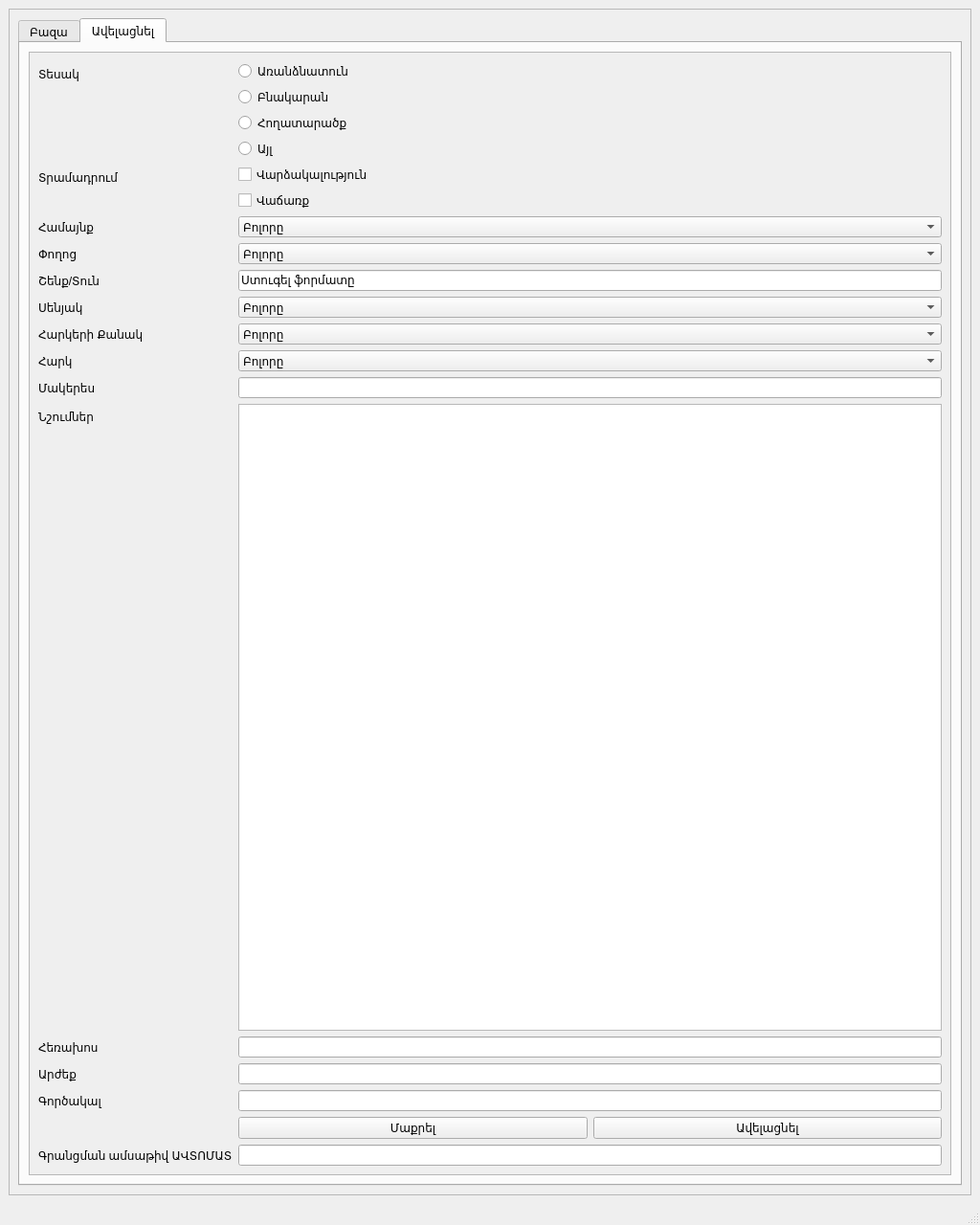
<?xml version="1.0" encoding="UTF-8"?>
<ui version="4.0">
 <class>MainWindow</class>
 <widget class="QMainWindow" name="MainWindow">
  <property name="geometry">
   <rect>
    <x>0</x>
    <y>0</y>
    <width>1024</width>
    <height>1280</height>
   </rect>
  </property>
  <property name="windowTitle">
   <string>MainWindow</string>
  </property>
  <widget class="QWidget" name="centralwidget">
   <layout class="QGridLayout" name="gridLayout">
    <item row="0" column="0">
     <widget class="QScrollArea" name="ScrollAreaMain">
      <property name="widgetResizable">
       <bool>true</bool>
      </property>
      <widget class="QWidget" name="scrollAreaWidgetContents_9">
       <property name="geometry">
        <rect>
         <x>0</x>
         <y>0</y>
         <width>1004</width>
         <height>1213</height>
        </rect>
       </property>
       <layout class="QGridLayout" name="gridLayout_3">
        <item row="0" column="0">
         <widget class="QTabWidget" name="search_base_tab">
          <property name="sizePolicy">
           <sizepolicy hsizetype="Preferred" vsizetype="Expanding">
            <horstretch>0</horstretch>
            <verstretch>0</verstretch>
           </sizepolicy>
          </property>
          <property name="currentIndex">
           <number>1</number>
          </property>
          <widget class="QWidget" name="tab">
           <attribute name="title">
            <string>Բազա</string>
           </attribute>
           <layout class="QHBoxLayout" name="horizontalLayout_2">
            <item>
             <widget class="QScrollArea" name="seacrh_scroll_area">
              <property name="widgetResizable">
               <bool>true</bool>
              </property>
              <widget class="QWidget" name="scrollAreaWidgetContents_8">
               <property name="geometry">
                <rect>
                 <x>0</x>
                 <y>0</y>
                 <width>962</width>
                 <height>1142</height>
                </rect>
               </property>
               <layout class="QGridLayout" name="gridLayout_2">
                <item row="0" column="1">
                 <widget class="QTableView" name="tableView"/>
                </item>
                <item row="0" column="0">
                 <layout class="QFormLayout" name="seacrh_form_layout">
                  <property name="fieldGrowthPolicy">
                   <enum>QFormLayout::AllNonFixedFieldsGrow</enum>
                  </property>
                  <item row="1" column="0">
                   <widget class="QLabel" name="code">
                    <property name="text">
                     <string>Կոդ</string>
                    </property>
                   </widget>
                  </item>
                  <item row="1" column="1">
                   <widget class="QLineEdit" name="code_lineedit_search"/>
                  </item>
                  <item row="2" column="0">
                   <widget class="QLabel" name="type">
                    <property name="text">
                     <string>Տեսակ</string>
                    </property>
                   </widget>
                  </item>
                  <item row="2" column="1">
                   <layout class="QVBoxLayout" name="type_form_layout">
                    <item>
                     <widget class="QCheckBox" name="checkbox_house">
                      <property name="text">
                       <string>Առանձնատուն</string>
                      </property>
                     </widget>
                    </item>
                    <item>
                     <widget class="QCheckBox" name="checkbox_appartment">
                      <property name="text">
                       <string>Բնակարան</string>
                      </property>
                     </widget>
                    </item>
                    <item>
                     <widget class="QCheckBox" name="checkbox_land">
                      <property name="text">
                       <string>Հողատարածք</string>
                      </property>
                     </widget>
                    </item>
                    <item>
                     <widget class="QCheckBox" name="checkbox_other">
                      <property name="text">
                       <string>Այլ</string>
                      </property>
                     </widget>
                    </item>
                   </layout>
                  </item>
                  <item row="3" column="0">
                   <widget class="QLabel" name="provide">
                    <property name="text">
                     <string>Տրամադրում</string>
                    </property>
                   </widget>
                  </item>
                  <item row="3" column="1">
                   <layout class="QVBoxLayout" name="vertical_layout_provide">
                    <item>
                     <widget class="QCheckBox" name="checkbox_rent">
                      <property name="text">
                       <string>Վարձակալություն</string>
                      </property>
                     </widget>
                    </item>
                    <item>
                     <widget class="QCheckBox" name="checkbox_sell">
                      <property name="text">
                       <string>Վաճառք</string>
                      </property>
                     </widget>
                    </item>
                   </layout>
                  </item>
                  <item row="4" column="0">
                   <widget class="QLabel" name="district">
                    <property name="text">
                     <string>Համայնք</string>
                    </property>
                   </widget>
                  </item>
                  <item row="4" column="1">
                   <widget class="QComboBox" name="district_dropdown_select">
                    <item>
                     <property name="text">
                      <string>Բոլորը</string>
                     </property>
                    </item>
                    <item>
                     <property name="text">
                      <string>Ավան</string>
                     </property>
                    </item>
                    <item>
                     <property name="text">
                      <string>Դավթաշեն</string>
                     </property>
                    </item>
                    <item>
                     <property name="text">
                      <string>Արաբկիր</string>
                     </property>
                    </item>
                   </widget>
                  </item>
                  <item row="5" column="0">
                   <widget class="QLabel" name="street">
                    <property name="text">
                     <string>Փողոց</string>
                    </property>
                   </widget>
                  </item>
                  <item row="5" column="1">
                   <widget class="QComboBox" name="street_dropdown_search">
                    <item>
                     <property name="text">
                      <string>Բոլորը</string>
                     </property>
                    </item>
                    <item>
                     <property name="text">
                      <string>Տիգրան Պետրոսյան</string>
                     </property>
                    </item>
                    <item>
                     <property name="text">
                      <string>Արմեն Տիգրանյան</string>
                     </property>
                    </item>
                    <item>
                     <property name="text">
                      <string>Հրաչյա Քոչար</string>
                     </property>
                    </item>
                    <item>
                     <property name="text">
                      <string>Չկա</string>
                     </property>
                    </item>
                   </widget>
                  </item>
                  <item row="6" column="0">
                   <widget class="QLabel" name="home">
                    <property name="text">
                     <string>Շենք/Տուն</string>
                    </property>
                   </widget>
                  </item>
                  <item row="6" column="1">
                   <widget class="QLineEdit" name="format_home_flat_search"/>
                  </item>
                  <item row="7" column="0">
                   <widget class="QLabel" name="room">
                    <property name="text">
                     <string>Սենյակ</string>
                    </property>
                   </widget>
                  </item>
                  <item row="7" column="1">
                   <widget class="QComboBox" name="rooms_dropdown_search">
                    <item>
                     <property name="text">
                      <string>Բոլորը</string>
                     </property>
                    </item>
                    <item>
                     <property name="text">
                      <string>1</string>
                     </property>
                    </item>
                    <item>
                     <property name="text">
                      <string>2</string>
                     </property>
                    </item>
                    <item>
                     <property name="text">
                      <string>3</string>
                     </property>
                    </item>
                    <item>
                     <property name="text">
                      <string>4</string>
                     </property>
                    </item>
                    <item>
                     <property name="text">
                      <string>5</string>
                     </property>
                    </item>
                    <item>
                     <property name="text">
                      <string>8+</string>
                     </property>
                    </item>
                   </widget>
                  </item>
                  <item row="8" column="0">
                   <widget class="QLabel" name="floors_count">
                    <property name="text">
                     <string>Հարկերի Քանակ</string>
                    </property>
                   </widget>
                  </item>
                  <item row="8" column="1">
                   <widget class="QComboBox" name="floors_count_search">
                    <item>
                     <property name="text">
                      <string>Բոլորը</string>
                     </property>
                    </item>
                    <item>
                     <property name="text">
                      <string>1</string>
                     </property>
                    </item>
                    <item>
                     <property name="text">
                      <string>2</string>
                     </property>
                    </item>
                    <item>
                     <property name="text">
                      <string>3</string>
                     </property>
                    </item>
                    <item>
                     <property name="text">
                      <string>4</string>
                     </property>
                    </item>
                    <item>
                     <property name="text">
                      <string>5</string>
                     </property>
                    </item>
                    <item>
                     <property name="text">
                      <string>6</string>
                     </property>
                    </item>
                    <item>
                     <property name="text">
                      <string>7</string>
                     </property>
                    </item>
                    <item>
                     <property name="text">
                      <string>8</string>
                     </property>
                    </item>
                    <item>
                     <property name="text">
                      <string>9</string>
                     </property>
                    </item>
                    <item>
                     <property name="text">
                      <string>10</string>
                     </property>
                    </item>
                    <item>
                     <property name="text">
                      <string>11</string>
                     </property>
                    </item>
                    <item>
                     <property name="text">
                      <string>12</string>
                     </property>
                    </item>
                    <item>
                     <property name="text">
                      <string>13</string>
                     </property>
                    </item>
                    <item>
                     <property name="text">
                      <string>14</string>
                     </property>
                    </item>
                    <item>
                     <property name="text">
                      <string>15</string>
                     </property>
                    </item>
                    <item>
                     <property name="text">
                      <string>16</string>
                     </property>
                    </item>
                    <item>
                     <property name="text">
                      <string>17</string>
                     </property>
                    </item>
                    <item>
                     <property name="text">
                      <string>18</string>
                     </property>
                    </item>
                    <item>
                     <property name="text">
                      <string>19</string>
                     </property>
                    </item>
                    <item>
                     <property name="text">
                      <string>20</string>
                     </property>
                    </item>
                    <item>
                     <property name="text">
                      <string>21</string>
                     </property>
                    </item>
                    <item>
                     <property name="text">
                      <string>22</string>
                     </property>
                    </item>
                    <item>
                     <property name="text">
                      <string>23</string>
                     </property>
                    </item>
                    <item>
                     <property name="text">
                      <string>24</string>
                     </property>
                    </item>
                    <item>
                     <property name="text">
                      <string>25</string>
                     </property>
                    </item>
                   </widget>
                  </item>
                  <item row="9" column="0">
                   <widget class="QLabel" name="floor">
                    <property name="text">
                     <string>Հարկ</string>
                    </property>
                   </widget>
                  </item>
                  <item row="9" column="1">
                   <widget class="QComboBox" name="search_the_floor_dropdown">
                    <item>
                     <property name="text">
                      <string>Բոլորը</string>
                     </property>
                    </item>
                    <item>
                     <property name="text">
                      <string>1</string>
                     </property>
                    </item>
                    <item>
                     <property name="text">
                      <string>2</string>
                     </property>
                    </item>
                    <item>
                     <property name="text">
                      <string>3</string>
                     </property>
                    </item>
                    <item>
                     <property name="text">
                      <string>4</string>
                     </property>
                    </item>
                    <item>
                     <property name="text">
                      <string>5</string>
                     </property>
                    </item>
                    <item>
                     <property name="text">
                      <string>6</string>
                     </property>
                    </item>
                    <item>
                     <property name="text">
                      <string>7</string>
                     </property>
                    </item>
                    <item>
                     <property name="text">
                      <string>8</string>
                     </property>
                    </item>
                    <item>
                     <property name="text">
                      <string>9</string>
                     </property>
                    </item>
                    <item>
                     <property name="text">
                      <string>10</string>
                     </property>
                    </item>
                    <item>
                     <property name="text">
                      <string>11</string>
                     </property>
                    </item>
                    <item>
                     <property name="text">
                      <string>12</string>
                     </property>
                    </item>
                    <item>
                     <property name="text">
                      <string>13</string>
                     </property>
                    </item>
                    <item>
                     <property name="text">
                      <string>14</string>
                     </property>
                    </item>
                    <item>
                     <property name="text">
                      <string>15</string>
                     </property>
                    </item>
                    <item>
                     <property name="text">
                      <string>16</string>
                     </property>
                    </item>
                    <item>
                     <property name="text">
                      <string>17</string>
                     </property>
                    </item>
                    <item>
                     <property name="text">
                      <string>18</string>
                     </property>
                    </item>
                    <item>
                     <property name="text">
                      <string>19</string>
                     </property>
                    </item>
                    <item>
                     <property name="text">
                      <string>20</string>
                     </property>
                    </item>
                    <item>
                     <property name="text">
                      <string>21</string>
                     </property>
                    </item>
                    <item>
                     <property name="text">
                      <string>22</string>
                     </property>
                    </item>
                    <item>
                     <property name="text">
                      <string>23</string>
                     </property>
                    </item>
                    <item>
                     <property name="text">
                      <string>24</string>
                     </property>
                    </item>
                    <item>
                     <property name="text">
                      <string>25</string>
                     </property>
                    </item>
                   </widget>
                  </item>
                  <item row="10" column="0">
                   <widget class="QLabel" name="square">
                    <property name="text">
                     <string>Մակերես</string>
                    </property>
                   </widget>
                  </item>
                  <item row="10" column="1">
                   <layout class="QHBoxLayout" name="horizontal_square_ranges_search">
                    <item>
                     <widget class="QLabel" name="label_2">
                      <property name="text">
                       <string>Սկսած</string>
                      </property>
                     </widget>
                    </item>
                    <item>
                     <widget class="QLineEdit" name="search_square_from"/>
                    </item>
                    <item>
                     <widget class="QLabel" name="label">
                      <property name="text">
                       <string>-</string>
                      </property>
                     </widget>
                    </item>
                    <item>
                     <widget class="QLabel" name="label_3">
                      <property name="text">
                       <string>Վերջացրած</string>
                      </property>
                     </widget>
                    </item>
                    <item>
                     <widget class="QLineEdit" name="search_square_to"/>
                    </item>
                   </layout>
                  </item>
                  <item row="11" column="0">
                   <widget class="QLabel" name="price">
                    <property name="text">
                     <string>Արժեք</string>
                    </property>
                   </widget>
                  </item>
                  <item row="11" column="1">
                   <layout class="QHBoxLayout" name="horizontal_layout_search_prices">
                    <item>
                     <widget class="QLabel" name="label_4">
                      <property name="text">
                       <string>Սկսած</string>
                      </property>
                     </widget>
                    </item>
                    <item>
                     <widget class="QLineEdit" name="price_from"/>
                    </item>
                    <item>
                     <widget class="QLabel" name="label_5">
                      <property name="text">
                       <string>֊</string>
                      </property>
                     </widget>
                    </item>
                    <item>
                     <widget class="QLabel" name="label_6">
                      <property name="text">
                       <string>Վերջացրած</string>
                      </property>
                     </widget>
                    </item>
                    <item>
                     <widget class="QLineEdit" name="price_to"/>
                    </item>
                   </layout>
                  </item>
                  <item row="12" column="0">
                   <widget class="QLabel" name="gorcakal">
                    <property name="text">
                     <string>Գործակալ</string>
                    </property>
                   </widget>
                  </item>
                  <item row="12" column="1">
                   <widget class="QLineEdit" name="user_name_of_worker_search"/>
                  </item>
                  <item row="13" column="1">
                   <layout class="QHBoxLayout" name="search_horizontal_layout_for_buttons">
                    <item>
                     <widget class="QPushButton" name="button_clear">
                      <property name="text">
                       <string>Մաքրել</string>
                      </property>
                     </widget>
                    </item>
                    <item>
                     <widget class="QPushButton" name="button_find">
                      <property name="text">
                       <string>Փնտրել</string>
                      </property>
                     </widget>
                    </item>
                   </layout>
                  </item>
                  <item row="0" column="0">
                   <widget class="QLabel" name="date">
                    <property name="text">
                     <string>Ամսաթիվ</string>
                    </property>
                   </widget>
                  </item>
                  <item row="0" column="1">
                   <layout class="QHBoxLayout" name="horizontal_layout_date">
                    <item>
                     <widget class="QLabel" name="label_13">
                      <property name="text">
                       <string>Սկսած</string>
                      </property>
                     </widget>
                    </item>
                    <item>
                     <widget class="QDateEdit" name="date_from"/>
                    </item>
                    <item>
                     <widget class="QLabel" name="label_14">
                      <property name="text">
                       <string>Վերջացրած</string>
                      </property>
                     </widget>
                    </item>
                    <item>
                     <widget class="QDateEdit" name="date_to"/>
                    </item>
                   </layout>
                  </item>
                  <item row="13" column="0">
                   <widget class="QLabel" name="find">
                    <property name="text">
                     <string/>
                    </property>
                   </widget>
                  </item>
                 </layout>
                </item>
               </layout>
              </widget>
             </widget>
            </item>
           </layout>
          </widget>
          <widget class="QWidget" name="tab_2">
           <attribute name="title">
            <string>Ավելացնել</string>
           </attribute>
           <layout class="QGridLayout" name="gridLayout_4">
            <item row="0" column="0">
             <widget class="QScrollArea" name="scroll_area_add">
              <property name="widgetResizable">
               <bool>true</bool>
              </property>
              <widget class="QWidget" name="scrollAreaWidgetContents_7">
               <property name="geometry">
                <rect>
                 <x>0</x>
                 <y>0</y>
                 <width>962</width>
                 <height>1142</height>
                </rect>
               </property>
               <layout class="QGridLayout" name="gridLayout_5">
                <item row="0" column="0">
                 <layout class="QFormLayout" name="formLayout_add">
                  <property name="fieldGrowthPolicy">
                   <enum>QFormLayout::AllNonFixedFieldsGrow</enum>
                  </property>
                  <item row="0" column="0">
                   <widget class="QLabel" name="type_add">
                    <property name="text">
                     <string>Տեսակ</string>
                    </property>
                   </widget>
                  </item>
                  <item row="0" column="1">
                   <layout class="QVBoxLayout" name="vertical_layout_type">
                    <item>
                     <widget class="QRadioButton" name="radio_button_house">
                      <property name="text">
                       <string>Առանձնատուն</string>
                      </property>
                     </widget>
                    </item>
                    <item>
                     <widget class="QRadioButton" name="radioButton_appartament">
                      <property name="text">
                       <string>Բնակարան</string>
                      </property>
                     </widget>
                    </item>
                    <item>
                     <widget class="QRadioButton" name="radio_button_land">
                      <property name="text">
                       <string>Հողատարածք</string>
                      </property>
                     </widget>
                    </item>
                    <item>
                     <widget class="QRadioButton" name="radioButton_other">
                      <property name="text">
                       <string>Այլ</string>
                      </property>
                     </widget>
                    </item>
                   </layout>
                  </item>
                  <item row="1" column="0">
                   <widget class="QLabel" name="provide_add">
                    <property name="text">
                     <string>Տրամադրում</string>
                    </property>
                   </widget>
                  </item>
                  <item row="1" column="1">
                   <layout class="QVBoxLayout" name="verticalLayout_provide">
                    <item>
                     <widget class="QCheckBox" name="checkBox_rent">
                      <property name="text">
                       <string>Վարձակալություն</string>
                      </property>
                     </widget>
                    </item>
                    <item>
                     <widget class="QCheckBox" name="checkBox_sell">
                      <property name="text">
                       <string>Վաճառք</string>
                      </property>
                     </widget>
                    </item>
                   </layout>
                  </item>
                  <item row="2" column="0">
                   <widget class="QLabel" name="district_add">
                    <property name="text">
                     <string>Համայնք</string>
                    </property>
                   </widget>
                  </item>
                  <item row="2" column="1">
                   <widget class="QComboBox" name="dropdown_add_district">
                    <item>
                     <property name="text">
                      <string>Բոլորը</string>
                     </property>
                    </item>
                    <item>
                     <property name="text">
                      <string>Ավան</string>
                     </property>
                    </item>
                    <item>
                     <property name="text">
                      <string>Դավթաշեն</string>
                     </property>
                    </item>
                    <item>
                     <property name="text">
                      <string>Արաբկիր</string>
                     </property>
                    </item>
                   </widget>
                  </item>
                  <item row="3" column="0">
                   <widget class="QLabel" name="street_add">
                    <property name="text">
                     <string>Փողոց</string>
                    </property>
                   </widget>
                  </item>
                  <item row="3" column="1">
                   <widget class="QComboBox" name="dropdown_add_street">
                    <item>
                     <property name="text">
                      <string>Բոլորը</string>
                     </property>
                    </item>
                    <item>
                     <property name="text">
                      <string>Տիգրան Պետրոսյան</string>
                     </property>
                    </item>
                    <item>
                     <property name="text">
                      <string>Արմեն Տիգրանյան</string>
                     </property>
                    </item>
                    <item>
                     <property name="text">
                      <string>Հրաչյա Քոչար</string>
                     </property>
                    </item>
                    <item>
                     <property name="text">
                      <string>Չկա</string>
                     </property>
                    </item>
                   </widget>
                  </item>
                  <item row="4" column="0">
                   <widget class="QLabel" name="home_add">
                    <property name="text">
                     <string>Շենք/Տուն</string>
                    </property>
                   </widget>
                  </item>
                  <item row="4" column="1">
                   <widget class="QLineEdit" name="add_format_of_property">
                    <property name="text">
                     <string>Ստուգել ֆորմատը</string>
                    </property>
                   </widget>
                  </item>
                  <item row="5" column="0">
                   <widget class="QLabel" name="rooms_add">
                    <property name="text">
                     <string>Սենյակ</string>
                    </property>
                   </widget>
                  </item>
                  <item row="5" column="1">
                   <widget class="QComboBox" name="dropdown_add_rooms">
                    <item>
                     <property name="text">
                      <string>Բոլորը</string>
                     </property>
                    </item>
                    <item>
                     <property name="text">
                      <string>1</string>
                     </property>
                    </item>
                    <item>
                     <property name="text">
                      <string>2</string>
                     </property>
                    </item>
                    <item>
                     <property name="text">
                      <string>3</string>
                     </property>
                    </item>
                    <item>
                     <property name="text">
                      <string>4</string>
                     </property>
                    </item>
                    <item>
                     <property name="text">
                      <string>5</string>
                     </property>
                    </item>
                    <item>
                     <property name="text">
                      <string>8+</string>
                     </property>
                    </item>
                   </widget>
                  </item>
                  <item row="6" column="0">
                   <widget class="QLabel" name="floors_count_2">
                    <property name="text">
                     <string>Հարկերի Քանակ</string>
                    </property>
                   </widget>
                  </item>
                  <item row="6" column="1">
                   <widget class="QComboBox" name="dropdown_add_floors_count">
                    <item>
                     <property name="text">
                      <string>Բոլորը</string>
                     </property>
                    </item>
                    <item>
                     <property name="text">
                      <string>1</string>
                     </property>
                    </item>
                    <item>
                     <property name="text">
                      <string>2</string>
                     </property>
                    </item>
                    <item>
                     <property name="text">
                      <string>3</string>
                     </property>
                    </item>
                    <item>
                     <property name="text">
                      <string>4</string>
                     </property>
                    </item>
                    <item>
                     <property name="text">
                      <string>5</string>
                     </property>
                    </item>
                    <item>
                     <property name="text">
                      <string>6</string>
                     </property>
                    </item>
                    <item>
                     <property name="text">
                      <string>7</string>
                     </property>
                    </item>
                    <item>
                     <property name="text">
                      <string>8</string>
                     </property>
                    </item>
                    <item>
                     <property name="text">
                      <string>9</string>
                     </property>
                    </item>
                    <item>
                     <property name="text">
                      <string>10</string>
                     </property>
                    </item>
                    <item>
                     <property name="text">
                      <string>11</string>
                     </property>
                    </item>
                    <item>
                     <property name="text">
                      <string>12</string>
                     </property>
                    </item>
                    <item>
                     <property name="text">
                      <string>13</string>
                     </property>
                    </item>
                    <item>
                     <property name="text">
                      <string>14</string>
                     </property>
                    </item>
                    <item>
                     <property name="text">
                      <string>15</string>
                     </property>
                    </item>
                    <item>
                     <property name="text">
                      <string>16</string>
                     </property>
                    </item>
                    <item>
                     <property name="text">
                      <string>17</string>
                     </property>
                    </item>
                    <item>
                     <property name="text">
                      <string>18</string>
                     </property>
                    </item>
                    <item>
                     <property name="text">
                      <string>19</string>
                     </property>
                    </item>
                    <item>
                     <property name="text">
                      <string>20</string>
                     </property>
                    </item>
                    <item>
                     <property name="text">
                      <string>21</string>
                     </property>
                    </item>
                    <item>
                     <property name="text">
                      <string>22</string>
                     </property>
                    </item>
                    <item>
                     <property name="text">
                      <string>23</string>
                     </property>
                    </item>
                    <item>
                     <property name="text">
                      <string>24</string>
                     </property>
                    </item>
                    <item>
                     <property name="text">
                      <string>25</string>
                     </property>
                    </item>
                   </widget>
                  </item>
                  <item row="7" column="0">
                   <widget class="QLabel" name="floors">
                    <property name="text">
                     <string>Հարկ</string>
                    </property>
                   </widget>
                  </item>
                  <item row="7" column="1">
                   <widget class="QComboBox" name="dropdown_add_thefloor">
                    <item>
                     <property name="text">
                      <string>Բոլորը</string>
                     </property>
                    </item>
                    <item>
                     <property name="text">
                      <string>1</string>
                     </property>
                    </item>
                    <item>
                     <property name="text">
                      <string>2</string>
                     </property>
                    </item>
                    <item>
                     <property name="text">
                      <string>3</string>
                     </property>
                    </item>
                    <item>
                     <property name="text">
                      <string>4</string>
                     </property>
                    </item>
                    <item>
                     <property name="text">
                      <string>5</string>
                     </property>
                    </item>
                    <item>
                     <property name="text">
                      <string>6</string>
                     </property>
                    </item>
                    <item>
                     <property name="text">
                      <string>7</string>
                     </property>
                    </item>
                    <item>
                     <property name="text">
                      <string>8</string>
                     </property>
                    </item>
                    <item>
                     <property name="text">
                      <string>9</string>
                     </property>
                    </item>
                    <item>
                     <property name="text">
                      <string>10</string>
                     </property>
                    </item>
                    <item>
                     <property name="text">
                      <string>11</string>
                     </property>
                    </item>
                    <item>
                     <property name="text">
                      <string>12</string>
                     </property>
                    </item>
                    <item>
                     <property name="text">
                      <string>13</string>
                     </property>
                    </item>
                    <item>
                     <property name="text">
                      <string>14</string>
                     </property>
                    </item>
                    <item>
                     <property name="text">
                      <string>15</string>
                     </property>
                    </item>
                    <item>
                     <property name="text">
                      <string>16</string>
                     </property>
                    </item>
                    <item>
                     <property name="text">
                      <string>17</string>
                     </property>
                    </item>
                    <item>
                     <property name="text">
                      <string>18</string>
                     </property>
                    </item>
                    <item>
                     <property name="text">
                      <string>19</string>
                     </property>
                    </item>
                    <item>
                     <property name="text">
                      <string>20</string>
                     </property>
                    </item>
                    <item>
                     <property name="text">
                      <string>21</string>
                     </property>
                    </item>
                    <item>
                     <property name="text">
                      <string>22</string>
                     </property>
                    </item>
                    <item>
                     <property name="text">
                      <string>23</string>
                     </property>
                    </item>
                    <item>
                     <property name="text">
                      <string>24</string>
                     </property>
                    </item>
                    <item>
                     <property name="text">
                      <string>25</string>
                     </property>
                    </item>
                   </widget>
                  </item>
                  <item row="8" column="0">
                   <widget class="QLabel" name="square_add">
                    <property name="text">
                     <string>Մակերես</string>
                    </property>
                   </widget>
                  </item>
                  <item row="8" column="1">
                   <widget class="QLineEdit" name="lineEdit_add_square"/>
                  </item>
                  <item row="11" column="0">
                   <widget class="QLabel" name="price_add">
                    <property name="text">
                     <string>Արժեք</string>
                    </property>
                   </widget>
                  </item>
                  <item row="11" column="1">
                   <widget class="QLineEdit" name="lineEdit_add_price"/>
                  </item>
                  <item row="12" column="0">
                   <widget class="QLabel" name="label_gorcakal">
                    <property name="text">
                     <string>Գործակալ</string>
                    </property>
                   </widget>
                  </item>
                  <item row="12" column="1">
                   <widget class="QLineEdit" name="user_name_worker_add">
                    <property name="text">
                     <string/>
                    </property>
                   </widget>
                  </item>
                  <item row="13" column="0">
                   <widget class="QLabel" name="find_add">
                    <property name="text">
                     <string/>
                    </property>
                   </widget>
                  </item>
                  <item row="13" column="1">
                   <layout class="QHBoxLayout" name="horizontal_buttons_add">
                    <item>
                     <widget class="QPushButton" name="clear_button_adding">
                      <property name="text">
                       <string>Մաքրել</string>
                      </property>
                     </widget>
                    </item>
                    <item>
                     <widget class="QPushButton" name="add_button">
                      <property name="text">
                       <string>Ավելացնել</string>
                      </property>
                     </widget>
                    </item>
                   </layout>
                  </item>
                  <item row="9" column="0">
                   <widget class="QLabel" name="comment">
                    <property name="text">
                     <string>Նշումներ</string>
                    </property>
                   </widget>
                  </item>
                  <item row="9" column="1">
                   <widget class="QTextEdit" name="textEdit_comment"/>
                  </item>
                  <item row="10" column="0">
                   <widget class="QLabel" name="phonenumber_add">
                    <property name="text">
                     <string>Հեռախոս </string>
                    </property>
                   </widget>
                  </item>
                  <item row="10" column="1">
                   <widget class="QLineEdit" name="lineEdit_add_number">
                    <property name="text">
                     <string/>
                    </property>
                   </widget>
                  </item>
                  <item row="14" column="0">
                   <widget class="QLabel" name="Label">
                    <property name="text">
                     <string>Գրանցման ամսաթիվ ԱՎՏՈՄԱՏ</string>
                    </property>
                   </widget>
                  </item>
                  <item row="14" column="1">
                   <widget class="QLineEdit" name="automate_linedit"/>
                  </item>
                 </layout>
                </item>
               </layout>
              </widget>
             </widget>
            </item>
           </layout>
          </widget>
         </widget>
        </item>
       </layout>
      </widget>
     </widget>
    </item>
   </layout>
  </widget>
  <widget class="QMenuBar" name="menubar">
   <property name="geometry">
    <rect>
     <x>0</x>
     <y>0</y>
     <width>1024</width>
     <height>25</height>
    </rect>
   </property>
  </widget>
  <widget class="QStatusBar" name="statusbar"/>
 </widget>
 <resources/>
 <connections>
  <connection>
   <sender>clear_button_adding</sender>
   <signal>clicked()</signal>
   <receiver>textEdit_comment</receiver>
   <slot>clear()</slot>
   <hints>
    <hint type="sourcelabel">
     <x>439</x>
     <y>822</y>
    </hint>
    <hint type="destinationlabel">
     <x>388</x>
     <y>558</y>
    </hint>
   </hints>
  </connection>
 </connections>
</ui>
